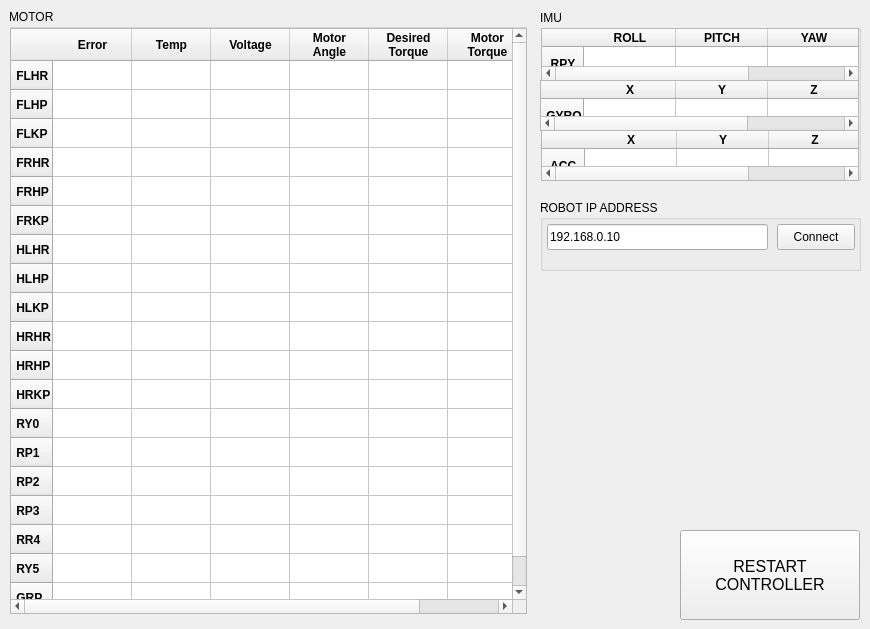
    <widget class="QWidget" name="TAB_ROBOT">
     <attribute name="title">
      <string>ROBOT</string>
     </attribute>
     <widget class="QGroupBox" name="GB_MOTOR">
      <property name="geometry">
       <rect>
        <x>9</x>
        <y>9</y>
        <width>518</width>
        <height>605</height>
       </rect>
      </property>
      <property name="font">
       <font>
        <pointsize>9</pointsize>
       </font>
      </property>
      <property name="title">
       <string>MOTOR</string>
      </property>
      <widget class="QTableWidget" name="TB_MOTOR">
       <property name="geometry">
        <rect>
         <x>1</x>
         <y>19</y>
         <width>517</width>
         <height>586</height>
        </rect>
       </property>
       <property name="font">
        <font>
         <pointsize>9</pointsize>
        </font>
       </property>
       <property name="gridStyle">
        <enum>Qt::SolidLine</enum>
       </property>
       <property name="sortingEnabled">
        <bool>false</bool>
       </property>
       <property name="wordWrap">
        <bool>true</bool>
       </property>
       <property name="cornerButtonEnabled">
        <bool>true</bool>
       </property>
       <attribute name="horizontalHeaderMinimumSectionSize">
        <number>45</number>
       </attribute>
       <attribute name="horizontalHeaderDefaultSectionSize">
        <number>79</number>
       </attribute>
       <attribute name="verticalHeaderDefaultSectionSize">
        <number>29</number>
       </attribute>
       <row>
        <property name="text">
         <string> FLHR</string>
        </property>
        <property name="font">
         <font>
          <pointsize>9</pointsize>
          <weight>75</weight>
          <bold>true</bold>
         </font>
        </property>
       </row>
       <row>
        <property name="text">
         <string> FLHP</string>
        </property>
        <property name="font">
         <font>
          <pointsize>9</pointsize>
          <weight>75</weight>
          <bold>true</bold>
         </font>
        </property>
       </row>
       <row>
        <property name="text">
         <string> FLKP</string>
        </property>
        <property name="font">
         <font>
          <pointsize>9</pointsize>
          <weight>75</weight>
          <bold>true</bold>
         </font>
        </property>
       </row>
       <row>
        <property name="text">
         <string> FRHR</string>
        </property>
        <property name="font">
         <font>
          <pointsize>9</pointsize>
          <weight>75</weight>
          <bold>true</bold>
         </font>
        </property>
       </row>
       <row>
        <property name="text">
         <string> FRHP</string>
        </property>
        <property name="font">
         <font>
          <pointsize>9</pointsize>
          <weight>75</weight>
          <bold>true</bold>
         </font>
        </property>
       </row>
       <row>
        <property name="text">
         <string> FRKP</string>
        </property>
        <property name="font">
         <font>
          <pointsize>9</pointsize>
          <weight>75</weight>
          <bold>true</bold>
         </font>
        </property>
       </row>
       <row>
        <property name="text">
         <string> HLHR</string>
        </property>
        <property name="font">
         <font>
          <pointsize>9</pointsize>
          <weight>75</weight>
          <bold>true</bold>
         </font>
        </property>
       </row>
       <row>
        <property name="text">
         <string> HLHP</string>
        </property>
        <property name="font">
         <font>
          <pointsize>9</pointsize>
          <weight>75</weight>
          <bold>true</bold>
         </font>
        </property>
       </row>
       <row>
        <property name="text">
         <string> HLKP</string>
        </property>
        <property name="font">
         <font>
          <pointsize>9</pointsize>
          <weight>75</weight>
          <bold>true</bold>
         </font>
        </property>
       </row>
       <row>
        <property name="text">
         <string> HRHR</string>
        </property>
        <property name="font">
         <font>
          <pointsize>9</pointsize>
          <weight>75</weight>
          <bold>true</bold>
         </font>
        </property>
       </row>
       <row>
        <property name="text">
         <string> HRHP</string>
        </property>
        <property name="font">
         <font>
          <pointsize>9</pointsize>
          <weight>75</weight>
          <bold>true</bold>
         </font>
        </property>
       </row>
       <row>
        <property name="text">
         <string> HRKP</string>
        </property>
        <property name="font">
         <font>
          <pointsize>9</pointsize>
          <weight>75</weight>
          <bold>true</bold>
         </font>
        </property>
       </row>
       <row>
        <property name="text">
         <string> RY0</string>
        </property>
        <property name="font">
         <font>
          <pointsize>9</pointsize>
          <weight>75</weight>
          <bold>true</bold>
         </font>
        </property>
       </row>
       <row>
        <property name="text">
         <string> RP1</string>
        </property>
        <property name="font">
         <font>
          <pointsize>9</pointsize>
          <weight>75</weight>
          <bold>true</bold>
         </font>
        </property>
       </row>
       <row>
        <property name="text">
         <string> RP2</string>
        </property>
        <property name="font">
         <font>
          <pointsize>9</pointsize>
          <weight>75</weight>
          <bold>true</bold>
         </font>
        </property>
       </row>
       <row>
        <property name="text">
         <string> RP3</string>
        </property>
        <property name="font">
         <font>
          <pointsize>9</pointsize>
          <weight>75</weight>
          <bold>true</bold>
         </font>
        </property>
       </row>
       <row>
        <property name="text">
         <string> RR4</string>
        </property>
        <property name="font">
         <font>
          <pointsize>9</pointsize>
          <weight>75</weight>
          <bold>true</bold>
         </font>
        </property>
       </row>
       <row>
        <property name="text">
         <string> RY5</string>
        </property>
        <property name="font">
         <font>
          <pointsize>9</pointsize>
          <weight>75</weight>
          <bold>true</bold>
         </font>
        </property>
       </row>
       <row>
        <property name="text">
         <string> GRP</string>
        </property>
        <property name="font">
         <font>
          <pointsize>9</pointsize>
          <weight>75</weight>
          <bold>true</bold>
         </font>
        </property>
       </row>
       <column>
        <property name="text">
         <string>Error</string>
        </property>
        <property name="font">
         <font>
          <pointsize>9</pointsize>
          <weight>75</weight>
          <bold>true</bold>
         </font>
        </property>
       </column>
       <column>
        <property name="text">
         <string>Temp</string>
        </property>
        <property name="font">
         <font>
          <pointsize>9</pointsize>
          <weight>75</weight>
          <bold>true</bold>
         </font>
        </property>
       </column>
       <column>
        <property name="text">
         <string>Voltage</string>
        </property>
        <property name="font">
         <font>
          <pointsize>9</pointsize>
          <weight>75</weight>
          <bold>true</bold>
         </font>
        </property>
       </column>
       <column>
        <property name="text">
         <string>Motor
Angle</string>
        </property>
        <property name="font">
         <font>
          <pointsize>9</pointsize>
          <weight>75</weight>
          <bold>true</bold>
         </font>
        </property>
       </column>
       <column>
        <property name="text">
         <string>Desired
Torque</string>
        </property>
        <property name="font">
         <font>
          <pointsize>9</pointsize>
          <weight>75</weight>
          <bold>true</bold>
         </font>
        </property>
       </column>
       <column>
        <property name="text">
         <string>Motor
Torque</string>
        </property>
        <property name="font">
         <font>
          <pointsize>9</pointsize>
          <weight>75</weight>
          <bold>true</bold>
         </font>
        </property>
       </column>
       <item row="0" column="0">
        <property name="text">
         <string/>
        </property>
        <property name="font">
         <font>
          <pointsize>11</pointsize>
         </font>
        </property>
       </item>
      </widget>
     </widget>
     <widget class="QGroupBox" name="GB_IMU">
      <property name="geometry">
       <rect>
        <x>540</x>
        <y>10</y>
        <width>321</width>
        <height>171</height>
       </rect>
      </property>
      <property name="font">
       <font>
        <pointsize>9</pointsize>
       </font>
      </property>
      <property name="title">
       <string>IMU</string>
      </property>
      <widget class="QTableWidget" name="TW_IMU_RPY">
       <property name="geometry">
        <rect>
         <x>1</x>
         <y>18</y>
         <width>318</width>
         <height>53</height>
        </rect>
       </property>
       <attribute name="horizontalHeaderDefaultSectionSize">
        <number>92</number>
       </attribute>
       <attribute name="verticalHeaderDefaultSectionSize">
        <number>34</number>
       </attribute>
       <row>
        <property name="text">
         <string>  RPY  </string>
        </property>
        <property name="font">
         <font>
          <pointsize>9</pointsize>
          <weight>75</weight>
          <bold>true</bold>
         </font>
        </property>
       </row>
       <column>
        <property name="text">
         <string>ROLL</string>
        </property>
        <property name="font">
         <font>
          <pointsize>9</pointsize>
          <weight>75</weight>
          <bold>true</bold>
         </font>
        </property>
       </column>
       <column>
        <property name="text">
         <string>PITCH</string>
        </property>
        <property name="font">
         <font>
          <pointsize>9</pointsize>
          <weight>75</weight>
          <bold>true</bold>
         </font>
        </property>
       </column>
       <column>
        <property name="text">
         <string>YAW</string>
        </property>
        <property name="font">
         <font>
          <pointsize>9</pointsize>
          <weight>75</weight>
          <bold>true</bold>
         </font>
        </property>
       </column>
      </widget>
      <widget class="QTableWidget" name="TW_IMU_GYRO">
       <property name="geometry">
        <rect>
         <x>0</x>
         <y>70</y>
         <width>319</width>
         <height>51</height>
        </rect>
       </property>
       <attribute name="horizontalHeaderDefaultSectionSize">
        <number>92</number>
       </attribute>
       <attribute name="verticalHeaderDefaultSectionSize">
        <number>34</number>
       </attribute>
       <row>
        <property name="text">
         <string> GYRO</string>
        </property>
        <property name="font">
         <font>
          <pointsize>9</pointsize>
          <weight>75</weight>
          <bold>true</bold>
         </font>
        </property>
       </row>
       <column>
        <property name="text">
         <string>X</string>
        </property>
        <property name="font">
         <font>
          <pointsize>9</pointsize>
          <weight>75</weight>
          <bold>true</bold>
         </font>
        </property>
       </column>
       <column>
        <property name="text">
         <string>Y</string>
        </property>
        <property name="font">
         <font>
          <pointsize>9</pointsize>
          <weight>75</weight>
          <bold>true</bold>
         </font>
        </property>
       </column>
       <column>
        <property name="text">
         <string>Z</string>
        </property>
        <property name="font">
         <font>
          <pointsize>9</pointsize>
          <weight>75</weight>
          <bold>true</bold>
         </font>
        </property>
       </column>
      </widget>
      <widget class="QTableWidget" name="TW_IMU_ACC">
       <property name="geometry">
        <rect>
         <x>1</x>
         <y>120</y>
         <width>318</width>
         <height>51</height>
        </rect>
       </property>
       <attribute name="horizontalHeaderDefaultSectionSize">
        <number>92</number>
       </attribute>
       <attribute name="verticalHeaderDefaultSectionSize">
        <number>34</number>
       </attribute>
       <row>
        <property name="text">
         <string>  ACC  </string>
        </property>
        <property name="font">
         <font>
          <pointsize>9</pointsize>
          <weight>75</weight>
          <bold>true</bold>
         </font>
        </property>
       </row>
       <column>
        <property name="text">
         <string>X</string>
        </property>
        <property name="font">
         <font>
          <pointsize>9</pointsize>
          <weight>75</weight>
          <bold>true</bold>
         </font>
        </property>
       </column>
       <column>
        <property name="text">
         <string>Y</string>
        </property>
        <property name="font">
         <font>
          <pointsize>9</pointsize>
          <weight>75</weight>
          <bold>true</bold>
         </font>
        </property>
       </column>
       <column>
        <property name="text">
         <string>Z</string>
        </property>
        <property name="font">
         <font>
          <pointsize>9</pointsize>
          <weight>75</weight>
          <bold>true</bold>
         </font>
        </property>
       </column>
      </widget>
     </widget>
     <widget class="QGroupBox" name="GB_IP_ADDRESS">
      <property name="geometry">
       <rect>
        <x>540</x>
        <y>200</y>
        <width>321</width>
        <height>71</height>
       </rect>
      </property>
      <property name="font">
       <font>
        <pointsize>9</pointsize>
       </font>
      </property>
      <property name="title">
       <string>ROBOT IP ADDRESS</string>
      </property>
      <widget class="QLineEdit" name="TE_IP_ADDRESS">
       <property name="geometry">
        <rect>
         <x>7</x>
         <y>24</y>
         <width>221</width>
         <height>26</height>
        </rect>
       </property>
       <property name="text">
        <string>192.168.0.10</string>
       </property>
      </widget>
      <widget class="QPushButton" name="BT_IP_ADDRESS">
       <property name="geometry">
        <rect>
         <x>237</x>
         <y>24</y>
         <width>78</width>
         <height>26</height>
        </rect>
       </property>
       <property name="text">
        <string>Connect</string>
       </property>
      </widget>
      <widget class="QLabel" name="LB_IP_ADDRESS">
       <property name="geometry">
        <rect>
         <x>6</x>
         <y>52</y>
         <width>310</width>
         <height>19</height>
        </rect>
       </property>
       <property name="font">
        <font>
         <pointsize>9</pointsize>
        </font>
       </property>
       <property name="text">
        <string/>
       </property>
      </widget>
     </widget>
     <widget class="QPushButton" name="BT_ROBOT_RESTART">
      <property name="geometry">
       <rect>
        <x>680</x>
        <y>530</y>
        <width>180</width>
        <height>90</height>
       </rect>
      </property>
      <property name="font">
       <font>
        <pointsize>12</pointsize>
        <weight>50</weight>
        <italic>false</italic>
        <bold>false</bold>
        <underline>false</underline>
       </font>
      </property>
      <property name="text">
       <string>RESTART
CONTROLLER</string>
      </property>
     </widget>
    </widget>
